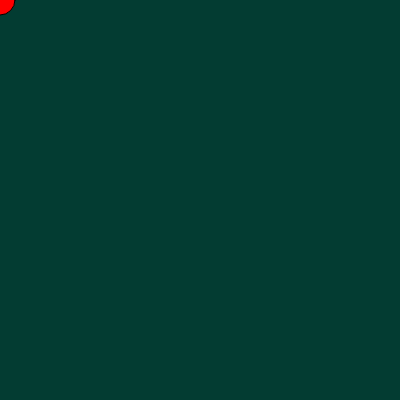
Frame 1 (no input)
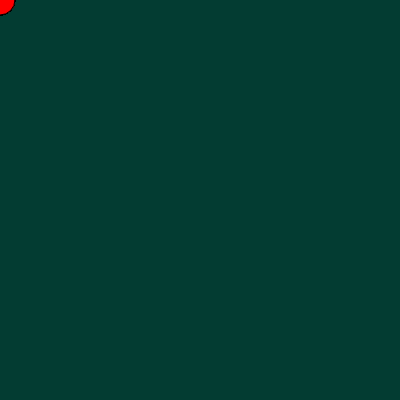
Frame 60 (no input)
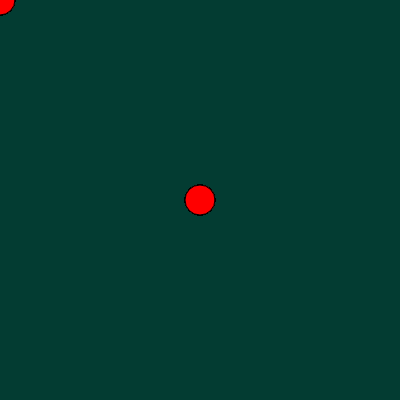
Frame 120 (the mouse pressed at the canvas centre since frame 60)

The p5.js sketch that drew these frames (run headless with seeded random() and noise() and a simulated clock; from frame 60 on, the mouse is pressed at the canvas centre):

// p5.js sketch
// ── sketch.js
function setup() {
  createCanvas(400, 400)
  background(3, 60, 50)
}

function draw() {
  fill(255, 0, 0)
  ellipse(mouseX, mouseY, 30, 30)
}
